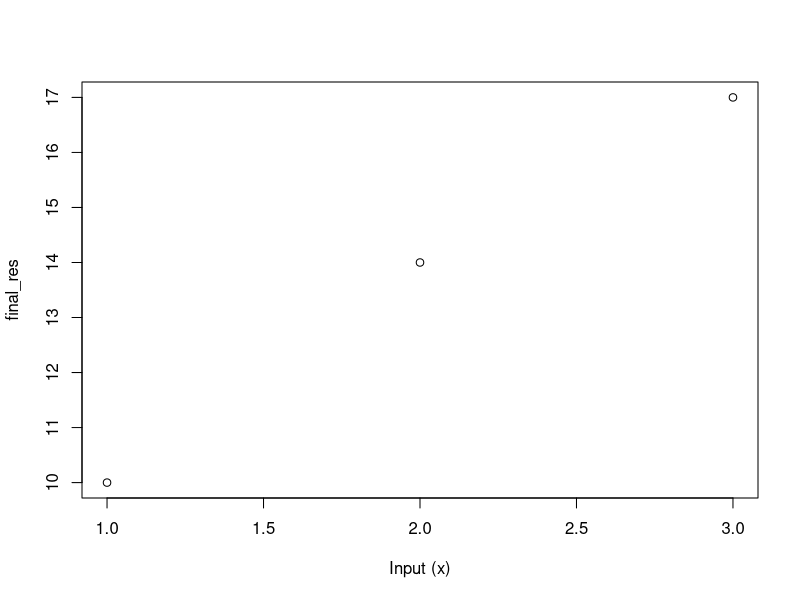
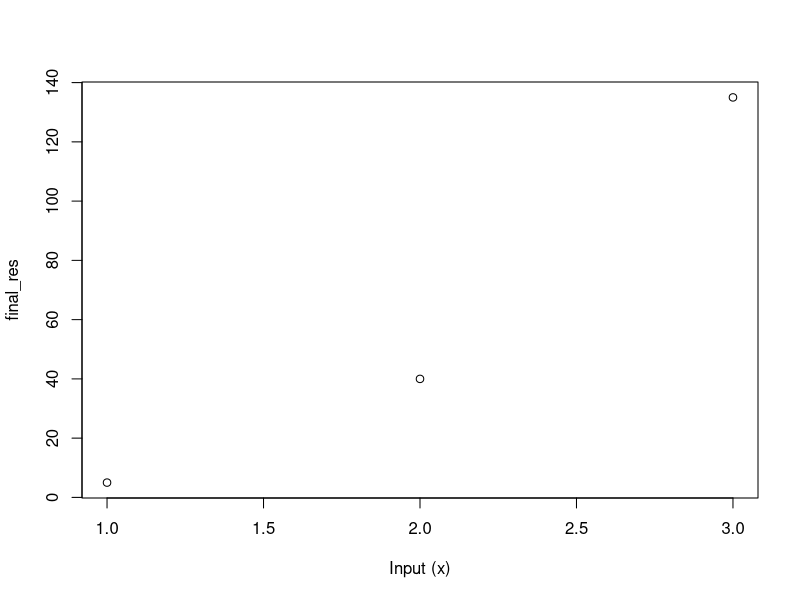
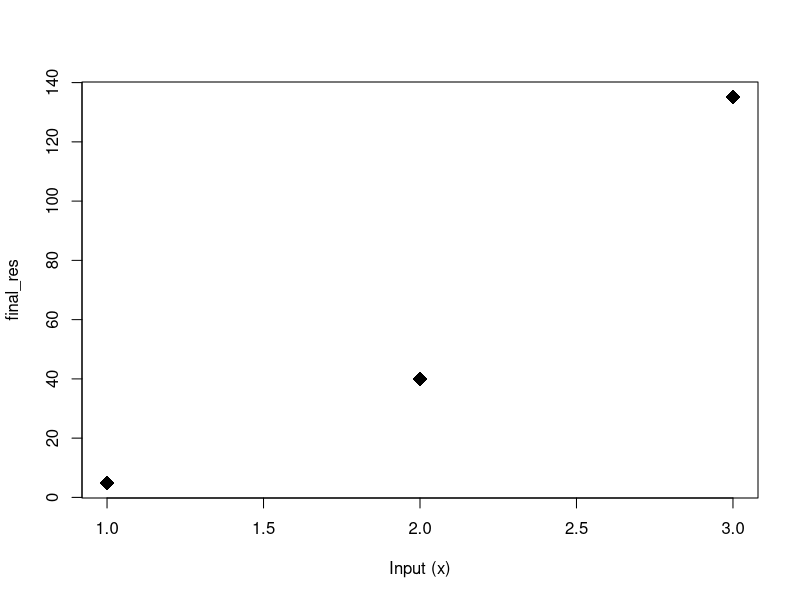

Here is the R script that generated these plots, in order: (Note: this script raises an error after producing the figures.)
rm(list = ls())

global_scale <- 10

scaled_power <- function(x, power = 2, 
                         method = c("simple", "precise"),
                         scale = 10,
                         plot = TRUE,
                         ...) {
  if (!is.numeric(x)) {
    stop("Input 'x' must be numeric.", call. = FALSE)
  }
  
  method <- match.arg(method)
  
  # Local variables are isolated within the function environment
  pow_res <- x^power
  final_res <- pow_res * scale
  
  if (method == "simple") {
    final_res = round(final_res)
  }
  if (plot) {
    plot(x, final_res, xlab= "Input (x)", ...)
  }
    return(final_res)
}
# scaled_power(x = "three")

# Valid function calls:
scaled_power(x = c(1, 2, 3), power = 0.5, method = "simple")
scaled_power(c(1, 2, 3), power = 3, scale = 5)
scaled_power(c(1, 2, 3), power = 3, scale = 5, pch = 18, cex = 2)
scaled_power(c(1, 2, 3), power = 3, scale = 5, pch = 18, cex = 2, xlab = "My x")

res <- scaled_power(
  x = seq(-3, 3, by = 0.5), 
  power = 2, 
  scale = 5, 
  method = "precise",
  col = "firebrick", 
  pch = 19, 
  type = "b"
)
